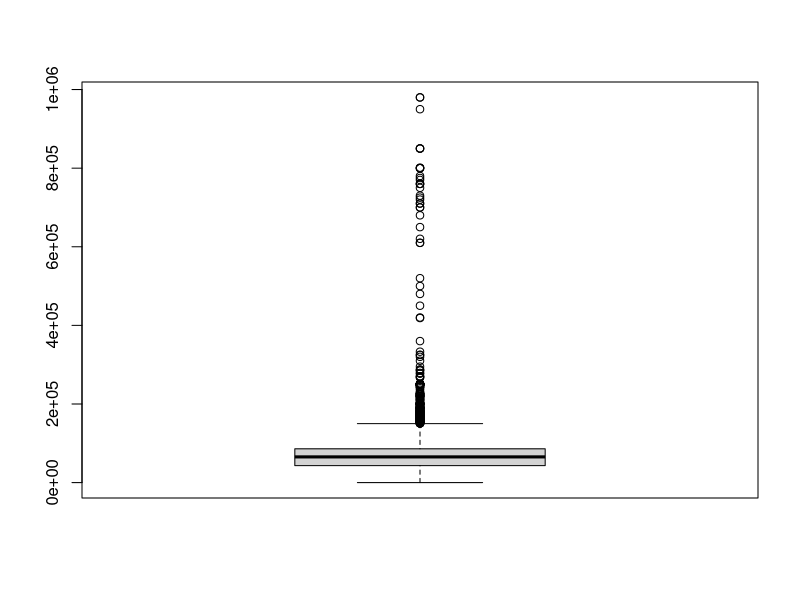
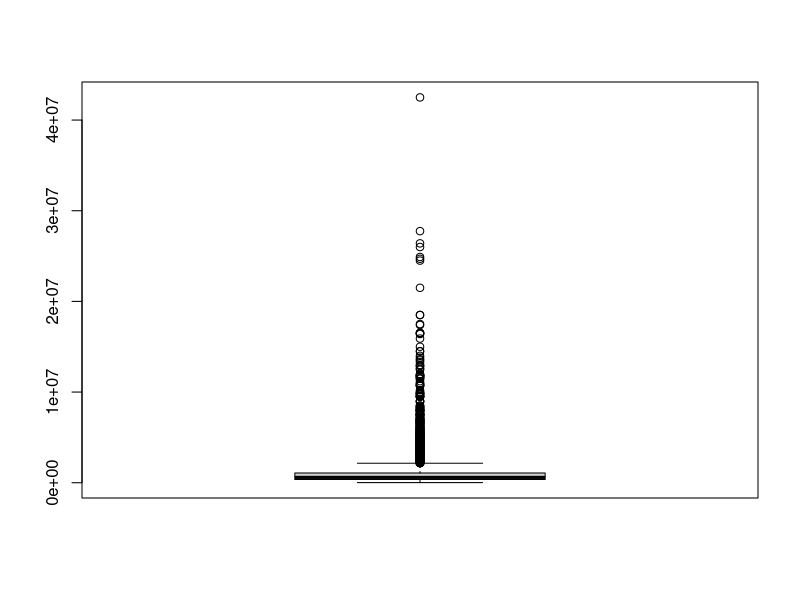

Write the R code that produced these figures, in order.
#Load data set and view its structure
data_frame <- read.csv("used_car_dataset.csv",na.strings="")
str(data_frame)

#Checking and removing Nulls
sum(is.na(data_frame))
data_frame <- na.omit(data_frame)

# Removing duplicates
data_frame <- unique(data_frame)

#Changing PostedDate column into date format for later analysis
data_frame$PostedDate <- paste0(data_frame$PostedDate, "-15")
data_frame$PostedDate <- as.Date(strptime(data_frame$PostedDate, format="%b-%y-%d"))

#Extracting year from PostedDate
data_frame$PostedYear <- as.integer(format(data_frame$PostedDate, "%Y"))

#Discovering and fixing Age inconsistency isssue
unique(data_frame$Year + data_frame$Age == data_frame$PostedYear)
data_frame$Age = (data_frame$PostedYear - data_frame$Year)

#Checking nominal values
unique(data_frame$Brand)
unique(data_frame$kmDriven)
unique(data_frame$model)
unique(data_frame$Transmission)
unique(data_frame$Owner)
unique(data_frame$FuelType)

#Changing numeric strings into numeric
data_frame$kmDriven = gsub(",", "", data_frame$kmDriven)
data_frame$kmDriven = sub("km", "", data_frame$kmDriven)
data_frame$kmDriven = as.integer(data_frame$kmDriven)

data_frame$AskPrice = gsub(",", "", data_frame$AskPrice)
data_frame$AskPrice = sub("₹", "", data_frame$AskPrice)
data_frame$AskPrice = as.integer(data_frame$AskPrice)

#Removing incorrect data
data_frame <- data_frame[!(data_frame$kmDriven == 0 & data_frame$Age > 0 & data_frame$Owner == "second"),]

#Fixing numeric data outliers problem
boxplot(data_frame$kmDriven)
kmDriven.Q1 <- quantile(data_frame$kmDriven, 0.25)
kmDriven.Q3 <- quantile(data_frame$kmDriven, 0.75)
kmDriven.IQR <- IQR(data_frame$kmDriven)
data_frame$kmDriven[data_frame$kmDriven < kmDriven.Q1 - 1.5*kmDriven.IQR] <- kmDriven.Q1 - 1.5*kmDriven.IQR
data_frame$kmDriven[data_frame$kmDriven > kmDriven.Q3 + 1.5*kmDriven.IQR] <- kmDriven.Q3 + 1.5*kmDriven.IQR

boxplot(data_frame$AskPrice)
AskPrice.Q1 <- quantile(data_frame$AskPrice, 0.25)
AskPrice.IQR <- IQR(data_frame$AskPrice)
data_frame$AskPrice[data_frame$AskPrice < AskPrice.Q1 - 1.5*AskPrice.IQR] = AskPrice.Q1 - 1.5*AskPrice.IQR
